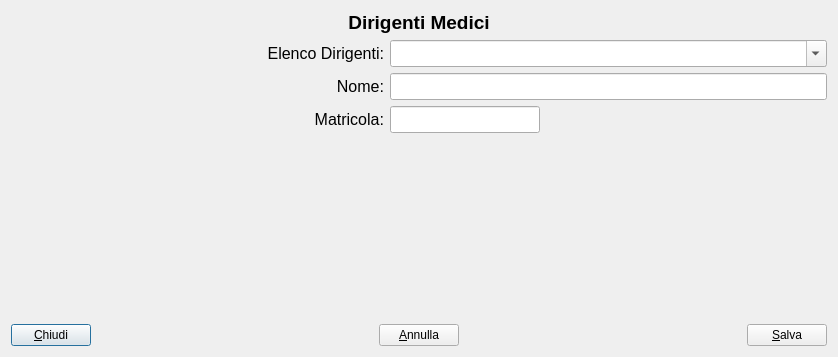
<?xml version="1.0" encoding="UTF-8"?>
<ui version="4.0">
 <class>ManageEmployee</class>
 <widget class="QDialog" name="ManageEmployee">
  <property name="geometry">
   <rect>
    <x>0</x>
    <y>0</y>
    <width>838</width>
    <height>357</height>
   </rect>
  </property>
  <property name="windowTitle">
   <string>Dipendenti</string>
  </property>
  <layout class="QVBoxLayout" name="verticalLayout">
   <item>
    <widget class="QLabel" name="label">
     <property name="font">
      <font>
       <pointsize>14</pointsize>
       <weight>75</weight>
       <bold>true</bold>
      </font>
     </property>
     <property name="text">
      <string>Dirigenti Medici</string>
     </property>
     <property name="alignment">
      <set>Qt::AlignCenter</set>
     </property>
    </widget>
   </item>
   <item>
    <layout class="QHBoxLayout" name="horizontalLayout_6">
     <item>
      <layout class="QVBoxLayout" name="verticalLayout_2">
       <item>
        <widget class="QLabel" name="photoLabel">
         <property name="minimumSize">
          <size>
           <width>250</width>
           <height>250</height>
          </size>
         </property>
         <property name="maximumSize">
          <size>
           <width>250</width>
           <height>250</height>
          </size>
         </property>
         <property name="text">
          <string/>
         </property>
        </widget>
       </item>
       <item>
        <spacer name="verticalSpacer_3">
         <property name="orientation">
          <enum>Qt::Vertical</enum>
         </property>
         <property name="sizeHint" stdset="0">
          <size>
           <width>20</width>
           <height>40</height>
          </size>
         </property>
        </spacer>
       </item>
      </layout>
     </item>
     <item>
      <layout class="QGridLayout" name="gridLayout_2">
       <item row="0" column="0">
        <widget class="QLabel" name="label_9">
         <property name="sizePolicy">
          <sizepolicy hsizetype="Fixed" vsizetype="Preferred">
           <horstretch>0</horstretch>
           <verstretch>0</verstretch>
          </sizepolicy>
         </property>
         <property name="font">
          <font>
           <pointsize>12</pointsize>
          </font>
         </property>
         <property name="text">
          <string>Elenco Dirigenti:</string>
         </property>
         <property name="alignment">
          <set>Qt::AlignRight|Qt::AlignTrailing|Qt::AlignVCenter</set>
         </property>
        </widget>
       </item>
       <item row="1" column="1" colspan="3">
        <widget class="QLineEdit" name="dirigenteNomeLE">
         <property name="sizePolicy">
          <sizepolicy hsizetype="Expanding" vsizetype="Fixed">
           <horstretch>0</horstretch>
           <verstretch>0</verstretch>
          </sizepolicy>
         </property>
         <property name="font">
          <font>
           <pointsize>12</pointsize>
           <weight>75</weight>
           <bold>true</bold>
          </font>
         </property>
         <property name="text">
          <string/>
         </property>
        </widget>
       </item>
       <item row="2" column="2" colspan="2">
        <spacer name="horizontalSpacer_7">
         <property name="orientation">
          <enum>Qt::Horizontal</enum>
         </property>
         <property name="sizeHint" stdset="0">
          <size>
           <width>668</width>
           <height>20</height>
          </size>
         </property>
        </spacer>
       </item>
       <item row="1" column="0">
        <widget class="QLabel" name="label_10">
         <property name="sizePolicy">
          <sizepolicy hsizetype="Preferred" vsizetype="Preferred">
           <horstretch>0</horstretch>
           <verstretch>0</verstretch>
          </sizepolicy>
         </property>
         <property name="font">
          <font>
           <pointsize>12</pointsize>
          </font>
         </property>
         <property name="text">
          <string>Nome:</string>
         </property>
         <property name="alignment">
          <set>Qt::AlignRight|Qt::AlignTrailing|Qt::AlignVCenter</set>
         </property>
        </widget>
       </item>
       <item row="2" column="1">
        <widget class="QLineEdit" name="dirigenteMatricolaSB">
         <property name="sizePolicy">
          <sizepolicy hsizetype="Expanding" vsizetype="Fixed">
           <horstretch>0</horstretch>
           <verstretch>0</verstretch>
          </sizepolicy>
         </property>
         <property name="minimumSize">
          <size>
           <width>150</width>
           <height>0</height>
          </size>
         </property>
         <property name="font">
          <font>
           <pointsize>12</pointsize>
           <weight>75</weight>
           <bold>true</bold>
          </font>
         </property>
         <property name="alignment">
          <set>Qt::AlignCenter</set>
         </property>
         <property name="readOnly">
          <bool>true</bool>
         </property>
         <property name="minimum" stdset="0">
          <number>1</number>
         </property>
         <property name="maximum" stdset="0">
          <number>99999</number>
         </property>
        </widget>
       </item>
       <item row="0" column="1" colspan="3">
        <widget class="SearchComboBox" name="dirigentiComboBox">
         <property name="sizePolicy">
          <sizepolicy hsizetype="MinimumExpanding" vsizetype="Fixed">
           <horstretch>0</horstretch>
           <verstretch>0</verstretch>
          </sizepolicy>
         </property>
         <property name="font">
          <font>
           <pointsize>12</pointsize>
          </font>
         </property>
         <property name="toolTip">
          <string>Elenco Unità Operative</string>
         </property>
         <property name="editable">
          <bool>true</bool>
         </property>
        </widget>
       </item>
       <item row="2" column="0">
        <widget class="QLabel" name="label_11">
         <property name="sizePolicy">
          <sizepolicy hsizetype="Preferred" vsizetype="Preferred">
           <horstretch>0</horstretch>
           <verstretch>0</verstretch>
          </sizepolicy>
         </property>
         <property name="font">
          <font>
           <pointsize>12</pointsize>
          </font>
         </property>
         <property name="text">
          <string>Matricola:</string>
         </property>
         <property name="alignment">
          <set>Qt::AlignRight|Qt::AlignTrailing|Qt::AlignVCenter</set>
         </property>
        </widget>
       </item>
       <item row="3" column="0">
        <spacer name="verticalSpacer_2">
         <property name="orientation">
          <enum>Qt::Vertical</enum>
         </property>
         <property name="sizeHint" stdset="0">
          <size>
           <width>20</width>
           <height>40</height>
          </size>
         </property>
        </spacer>
       </item>
      </layout>
     </item>
    </layout>
   </item>
   <item>
    <spacer name="verticalSpacer">
     <property name="orientation">
      <enum>Qt::Vertical</enum>
     </property>
     <property name="sizeHint" stdset="0">
      <size>
       <width>20</width>
       <height>0</height>
      </size>
     </property>
    </spacer>
   </item>
   <item>
    <layout class="QHBoxLayout" name="horizontalLayout">
     <item>
      <widget class="QPushButton" name="closeButton">
       <property name="text">
        <string>&amp;Chiudi</string>
       </property>
       <property name="icon">
        <iconset resource="assets.qrc">
         <normaloff>:/icons/dialog-close.svg</normaloff>:/icons/dialog-close.svg</iconset>
       </property>
      </widget>
     </item>
     <item>
      <spacer name="horizontalSpacer">
       <property name="orientation">
        <enum>Qt::Horizontal</enum>
       </property>
       <property name="sizeHint" stdset="0">
        <size>
         <width>40</width>
         <height>20</height>
        </size>
       </property>
      </spacer>
     </item>
     <item>
      <widget class="QPushButton" name="restoreButton">
       <property name="text">
        <string>&amp;Annulla</string>
       </property>
       <property name="icon">
        <iconset resource="assets.qrc">
         <normaloff>:/icons/kt-restore-defaults.svg</normaloff>:/icons/kt-restore-defaults.svg</iconset>
       </property>
      </widget>
     </item>
     <item>
      <spacer name="horizontalSpacer_2">
       <property name="orientation">
        <enum>Qt::Horizontal</enum>
       </property>
       <property name="sizeHint" stdset="0">
        <size>
         <width>40</width>
         <height>20</height>
        </size>
       </property>
      </spacer>
     </item>
     <item>
      <widget class="QPushButton" name="saveButton">
       <property name="text">
        <string>&amp;Salva</string>
       </property>
       <property name="icon">
        <iconset resource="assets.qrc">
         <normaloff>:/icons/dialog-ok-apply.svg</normaloff>:/icons/dialog-ok-apply.svg</iconset>
       </property>
      </widget>
     </item>
    </layout>
   </item>
  </layout>
 </widget>
 <customwidgets>
  <customwidget>
   <class>SearchComboBox</class>
   <extends>QComboBox</extends>
   <header>searchcombobox.h</header>
  </customwidget>
 </customwidgets>
 <resources>
  <include location="assets.qrc"/>
 </resources>
 <connections/>
</ui>
